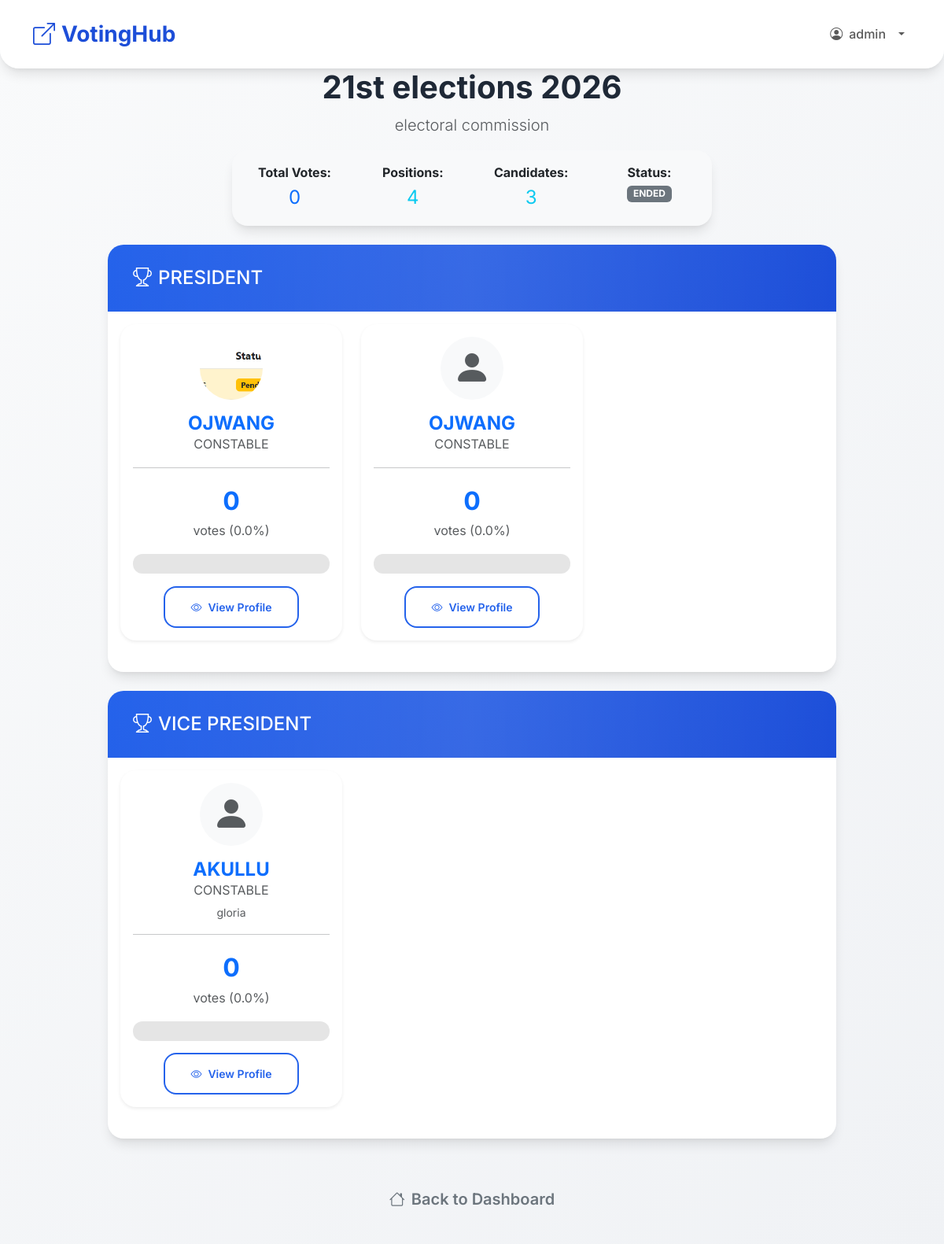
Page /polls/elections/2/results/ (signed in) on the committed database.
### polls/models.py (models this page shows, shortened)
class PoliceUser(AbstractUser):
    force_number = models.CharField(
        max_length=50,
        unique=True,
        help_text="Force Number"
    )
    rank = models.CharField(
        max_length=50,
        choices=[
            ('PC', 'PC'),
            ('CPL', 'CPL'),
            ('SGT', 'SGT'),
            ('S/SGT', 'S/SGT'),
            ('HCM', 'HCM'),
            ('AIP', 'AIP'),
            ('IP', 'IP'),
            ('ASP', 'ASP'),
            ('SP', 'SP'),
            ('SSP', 'SSP'),
            ('ACP', 'ACP'),
            ('CP', 'CP'),
        ]
    )
    station = models.CharField(max_length=100)
    phone = models.CharField(max_length=15, blank=True)
    otp_code = models.CharField(max_length=6, blank=True, null=True)
    otp_expiry = models.DateTimeField(blank=True, null=True)
    is_active_voter = models.BooleanField(default=False)
    role = models.CharField(
        max_length=20,
        choices=[
            ('SUPER_ADMIN', 'Super Admin'),
            ('ADMIN', 'Election Admin'),
            ('VOTER', 'Voter'),
        ],
        default='VOTER'
    )
    must_change_password = models.BooleanField(default=True)

class Election(models.Model):
    title = models.CharField(max_length=200)
    description = models.TextField(blank=True)
    positions = models.ManyToManyField(Position, through='ElectionPosition', related_name='elections')
    start_time = models.DateTimeField()
    end_time = models.DateTimeField()
    eligible_ranks = models.CharField(max_length=500, blank=True, help_text="Comma-separated ranks")
    eligible_stations = models.CharField(max_length=500, blank=True, help_text="Comma-separated stations")
    created_by = models.ForeignKey(PoliceUser, on_delete=models.CASCADE, related_name='created_elections')
    logo = models.ImageField(upload_to='election_logos/', blank=True, null=True)
    @property
    def status(self):
        now = timezone.now()
        if now < self.start_time:
            return 'UPCOMING'
        elif now > self.end_time:
            return 'ENDED'
        else:
            return 'ACTIVE'
    class Meta:
        ordering = ['-start_time']

class Position(models.Model):
    name = models.CharField(max_length=100, unique=True)

class Candidate(models.Model):
    name = models.CharField(max_length=200)
    force_number = models.CharField(max_length=50)
    rank = models.CharField(
        max_length=50,
        choices=[
            ('PC', 'PC'),
            ('CPL', 'CPL'),
            ('SGT', 'SGT'),
            ('S/SGT', 'S/SGT'),
            ('HCM', 'HCM'),
            ('AIP', 'AIP'),
            ('IP', 'IP'),
            ('ASP', 'ASP'),
            ('SP', 'SP'),
            ('ACP', 'ACP'),
            ('CP', 'CP'),
        ]
    )
    photo = models.ImageField(upload_to='candidates/', blank=True, null=True)
    biography = models.TextField(blank=True, help_text="Short manifesto")
    position = models.ForeignKey(Position, on_delete=models.CASCADE)
    election = models.ForeignKey(Election, on_delete=models.CASCADE, related_name='candidates')
    created_by = models.ForeignKey(PoliceUser, on_delete=models.CASCADE)
    class Meta:
        unique_together = ('election', 'force_number')
        ordering = ['position', 'name']

### polls/views.py (the view)
# urls.py: path('elections/<int:election_id>/results/', views.results, name='results'),
@login_required
def results(request, election_id):
    election = get_object_or_404(Election.objects.prefetch_related('positions'), pk=election_id)
    candidates = election.candidates.select_related('position').annotate(vote_count=Count('vote'))
    results_by_position = {}
    position_totals = {}
    for candidate in candidates:
        pos = candidate.position
        if pos not in results_by_position:
            results_by_position[pos] = []
            position_totals[pos] = 0
        results_by_position[pos].append({
            'candidate': candidate,
            'votes': candidate.vote_count,
        })
        position_totals[pos] += candidate.vote_count
    for pos, results_list in results_by_position.items():
        total = position_totals[pos]
        for item in results_list:
            item['percentage'] = round((item['votes'] / total * 100), 1) if total > 0 else 0.0
        results_list.sort(key=lambda x: x['votes'], reverse=True)
    sorted_positions = sorted(results_by_position.keys(), key=lambda p: p.id)
    results_by_position_ordered = {pos: results_by_position[pos] for pos in sorted_positions}
    total_votes = sum(position_totals.values())
    user_votes = Vote.objects.filter(voter=request.user, election=election).select_related('position', 'candidate')
    has_voted = user_votes.exists()
    voted_position_ids = set(vote.position_id for vote in user_votes)
    election_position_ids = set(pos.id for pos in election.positions.all())
    all_positions_voted = voted_position_ids == election_position_ids
    context = {
        'election': election,
        'results_by_position': results_by_position_ordered,
        'position_totals': position_totals,
        'total_votes': total_votes,
        'has_voted': has_voted,
        'user_votes': user_votes,
        'all_positions_voted': all_positions_voted,
    }
    return render(request, 'polls/results.html', context)

### templates/polls/results.html (shortened to what this page needs)
{% extends 'base.html' %}
{% load static %}
{% load poll_extras %}
{% block content %}
<div class="row justify-content-center">
    <div class="col-lg-10">
        <div class="text-center mb-4">
            <h1 class="display-6 fw-bold">{{ election.title }}</h1>
            <p class="lead text-muted">{{ election.description }}</p>
            <div class="row justify-content-center">
                <div class="col-md-8">
                    <div class="card bg-light">
                        <div class="card-body py-3">
                            <div class="row text-center">
                                <div class="col-3">
                                    <strong>Total Votes:</strong><br>
                                    <span class="text-primary fs-4">{{ total_votes }}</span>
                                </div>
                                <div class="col-3">
                                    <strong>Positions:</strong><br>
                                    <span class="text-info fs-4">{{ election.positions.count }}</span>
                                </div>
                                <div class="col-3">
                                    <strong>Candidates:</strong><br>
                                    <span class="text-info fs-4">{{ election.candidates.count }}</span>
                                </div>
                                <div class="col-3">
                                    <strong>Status:</strong><br>
                                    <span class="badge bg-{% if election.status == 'ACTIVE' %}success{% elif election.status == 'UPCOMING' %}warning{% else %}secondary{% endif %}">
                                        {{ election.status }}
                                    </span>
                                </div>
                            </div>
                        </div>
                    </div>
                </div>
            </div>
        </div>
        {% for position, results_list in results_by_position.items %}
            <div class="card mb-4">
                <div class="card-header">
                    <h4 class="mb-0"><i class="bi bi-trophy me-2"></i>{{ position.name }}</h4>
                </div>
                <div class="card-body">
                    <div class="row">
                        {% for item in results_list %}
                            <div class="col-md-6 col-lg-4 mb-4">
                                <div class="card h-100 border-0 shadow-sm">
                                    <div class="card-body text-center">
                                        {% if item.candidate.photo %}
                                            <img src="{{ item.candidate.photo.url }}" alt="{{ item.candidate.name }}" class="rounded-circle mb-3" style="width:80px;height:80px;object-fit:cover;">
                                        {% else %}
                                            <div class="rounded-circle bg-light d-inline-flex align-items-center justify-content-center mb-3" style="width:80px;height:80px;">
                                                <i class="bi bi-person-fill display-5 text-muted"></i>
                                            </div>
                                        {% endif %}
                                        <h5 class="card-title fw-bold text-primary">{{ item.candidate.name }}</h5>
                                        <p class="text-muted mb-1">{{ item.candidate.get_rank_display }}</p>
                                        {% if item.candidate.biography %}
                                            <p class="small text-muted">{{ item.candidate.biography|truncatewords:15 }}</p>
                                        {% endif %}
                                        <hr>
                                        <div class="result-stats">
                                            <div class="fs-2 fw-bold text-primary">{{ item.votes }}</div>
                                            <div class="text-muted">votes ({{ item.percentage }}%)</div>
                                        </div>
                                        <div class="progress mt-3" style="height: 25px;">
                                        </div>
                                        <a href="{% url 'polls:view_candidate' item.candidate.id %}" class="btn btn-sm btn-outline-primary mt-3">
                                            <i class="bi bi-eye"></i> View Profile
                                        </a>
                                    </div>
                                </div>
                            </div>
                        {% endfor %}
                    </div>
                </div>
            </div>
        {% empty %}
            <div class="text-center py-5">
                <i class="bi bi-inbox display-1 text-muted mb-4"></i>
                <h4>No results yet</h4>
            </div>
        {% endfor %}
        <div class="text-center mt-5 mb-5">
            <a href="{% url 'polls:dashboard' %}" class="btn btn-outline-secondary btn-lg px-5">
                <i class="bi bi-house"></i> Back to Dashboard
            </a>
        </div>
    </div>
</div>
{% endblock %}

### templates/base.html (shortened to what this page needs)
<!DOCTYPE html>
<html lang="en">
<head>
    <link href="https://cdn.jsdelivr.net/npm/bootstrap@5.3.3/dist/css/bootstrap.min.css" rel="stylesheet">
    {% load static %}
    <link href="https://cdn.jsdelivr.net/npm/bootstrap-icons@1.11.3/font/bootstrap-icons.css" rel="stylesheet">
    <link rel="stylesheet" href="{% static 'polls/css/modern.css' %}">
</head>
<body class="{% block body_class %}{% endblock %}">
    <nav class="navbar navbar-expand-lg py-3">
        <div class="container">
            <a class="navbar-brand fw-bold" href="{% url 'polls:dashboard' %}">
                <i class="bi bi-box-arrow-up-right me-2"></i>VotingHub
            </a>
            <div class="collapse navbar-collapse" id="navbarNav">
                <ul class="navbar-nav ms-auto align-items-lg-center">
                    {% if user.is_authenticated %}
                        <li class="nav-item dropdown">
                            <a class="nav-link dropdown-toggle d-flex align-items-center gap-2" href="#" role="button" data-bs-toggle="dropdown" aria-expanded="false">
                                <i class="bi bi-person-circle"></i> <span>{{ user.username }}</span>
                            </a>
                        </li>
                    {% else %}
                        <li class="nav-item">
                            <a class="nav-link" href="{% url 'polls:login' %}"><i class="bi bi-box-arrow-in-right me-1"></i> Login</a>
                        </li>
                    {% endif %}
                </ul>
            </div>
        </div>
    </nav>
    <div class="container">
        {% block content %}
        {% endblock %}
    </div>
</body>
</html>

### static/polls/css/modern.css (style rules this page uses)
:root { --primary: #2563eb; --primary-dark: #1d4ed8; --success: #10b981; --success-dark: #059669; --danger: #ef4444; --warning: #f59e0b; --dark: #1f2937; --light: #f9fafb; --border: #e5e7eb; --shadow: 0 10px 15px -3px rgba(0,0,0,0.1), 0 4px 6px -2px rgba(0,0,0,0.05); --shadow-lg: 0 25px 50px -12px rgba(0,0,0,0.25); }
* { margin: 0; padding: 0; box-sizing: border-box; }
body { font-family: 'Inter', -apple-system, BlinkMacSystemFont, sans-serif; line-height: 1.6; color: var(--dark); background: linear-gradient(135deg, var(--light) 0%, #f0f2f5 100%); min-height: 100vh; }
.navbar { background: rgba(255, 255, 255, 0.98); backdrop-filter: blur(20px); box-shadow: var(--shadow); border-radius: 0 0 24px 24px; padding: 1rem 0; }
.navbar-brand { font-weight: 800; font-size: 1.75rem; color: var(--primary-dark) !important; }
.card { background: white; border-radius: 20px; box-shadow: var(--shadow); border: none; overflow: hidden; transition: all 0.3s cubic-bezier(0.4, 0, 0.2, 1); }
.card-header { background: linear-gradient(135deg, var(--primary) 0%, var(--primary-dark) 100%); color: white; padding: 1.75rem 2rem; border: none; position: relative; overflow: hidden; }
.card-header::before { content: ''; position: absolute; top: 0; left: 0; right: 0; bottom: 0; background: linear-gradient(90deg, transparent 0%, rgba(255,255,255,0.1) 50%, transparent 100%); animation: shimmer 2s infinite; }
.card-title { font-size: 1.5rem; font-weight: 700; margin: 0; position: relative; z-index: 1; }
.btn { border-radius: 16px; padding: 0.875rem 2rem; font-weight: 600; border: none; transition: all 0.3s cubic-bezier(0.4, 0, 0.2, 1); text-decoration: none; display: inline-flex; align-items: center; gap: 0.5rem; position: relative; overflow: hidden; }
.btn::before { content: ''; position: absolute; top: 0; left: -100%; width: 100%; height: 100%; background: linear-gradient(90deg, transparent, rgba(255,255,255,0.3), transparent); transition: left 0.5s; }
.btn-outline-primary { color: var(--primary); border: 2px solid var(--primary); background: transparent; }
.progress { height: 16px; border-radius: 12px; background: rgba(0,0,0,0.1); overflow: hidden; }
.navbar-nav .nav-link { white-space: nowrap; font-weight: 500; }
.navbar-nav .dropdown-toggle::after { vertical-align: middle; margin-left: 0.5rem; }
.card { animation: fadeInUp 0.6s ease forwards; }

### rows in the picture
PoliceUser: username "admin"
Election: title "21st elections 2026", description "electoral commission", positions.count "4", candidates.count "3", status "ENDED"
Position: name "PRESIDENT"
Candidate: candidate.photo (picture), candidate.name "OJWANG", candidate.rank "CONSTABLE", votes "0", percentage "0.0"
Candidate: candidate.name "OJWANG", candidate.rank "CONSTABLE", votes "0", percentage "0.0"
Position: name "VICE PRESIDENT"
Candidate: candidate.name "AKULLU", candidate.rank "CONSTABLE", candidate.biography "gloria", votes "0", percentage "0.0"

### other values in the picture
{{ total_votes }} "0"
